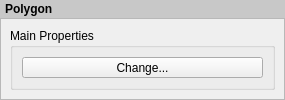
<?xml version="1.0" encoding="UTF-8"?>
<ui version="4.0">
 <class>QgsLayoutPolygonWidgetBase</class>
 <widget class="QWidget" name="QgsLayoutPolygonWidgetBase">
  <property name="geometry">
   <rect>
    <x>0</x>
    <y>0</y>
    <width>285</width>
    <height>100</height>
   </rect>
  </property>
  <property name="windowTitle">
   <string>Form</string>
  </property>
  <layout class="QVBoxLayout" name="verticalLayout">
   <property name="spacing">
    <number>0</number>
   </property>
   <property name="leftMargin">
    <number>0</number>
   </property>
   <property name="topMargin">
    <number>0</number>
   </property>
   <property name="rightMargin">
    <number>0</number>
   </property>
   <property name="bottomMargin">
    <number>0</number>
   </property>
   <item>
    <widget class="QLabel" name="label_2">
     <property name="sizePolicy">
      <sizepolicy hsizetype="Preferred" vsizetype="Maximum">
       <horstretch>0</horstretch>
       <verstretch>0</verstretch>
      </sizepolicy>
     </property>
     <property name="styleSheet">
      <string notr="true">padding: 2px; font-weight: bold; background-color: rgb(200, 200, 200);</string>
     </property>
     <property name="text">
      <string>Polygon</string>
     </property>
    </widget>
   </item>
   <item>
    <widget class="QgsScrollArea" name="scrollArea">
     <property name="widgetResizable">
      <bool>true</bool>
     </property>
     <widget class="QWidget" name="scrollAreaWidgetContents">
      <property name="geometry">
       <rect>
        <x>0</x>
        <y>0</y>
        <width>269</width>
        <height>92</height>
       </rect>
      </property>
      <layout class="QVBoxLayout" name="mainLayout">
       <item>
        <widget class="QgsCollapsibleGroupBoxBasic" name="groupBox">
         <property name="focusPolicy">
          <enum>Qt::StrongFocus</enum>
         </property>
         <property name="title">
          <string>Main Properties</string>
         </property>
         <property name="syncGroup" stdset="0">
          <string notr="true">composeritem</string>
         </property>
         <property name="collapsed" stdset="0">
          <bool>false</bool>
         </property>
         <layout class="QGridLayout" name="gridLayout">
          <item row="0" column="0">
           <widget class="QgsSymbolButton" name="mPolygonStyleButton">
            <property name="sizePolicy">
             <sizepolicy hsizetype="Expanding" vsizetype="Fixed">
              <horstretch>0</horstretch>
              <verstretch>0</verstretch>
             </sizepolicy>
            </property>
            <property name="text">
             <string>Change...</string>
            </property>
           </widget>
          </item>
         </layout>
        </widget>
       </item>
      </layout>
     </widget>
    </widget>
   </item>
  </layout>
 </widget>
 <customwidgets>
  <customwidget>
   <class>QgsScrollArea</class>
   <extends>QScrollArea</extends>
   <header>qgsscrollarea.h</header>
   <container>1</container>
  </customwidget>
  <customwidget>
   <class>QgsCollapsibleGroupBoxBasic</class>
   <extends>QGroupBox</extends>
   <header>qgscollapsiblegroupbox.h</header>
   <container>1</container>
  </customwidget>
  <customwidget>
   <class>QgsSymbolButton</class>
   <extends>QToolButton</extends>
   <header>qgssymbolbutton.h</header>
  </customwidget>
 </customwidgets>
 <tabstops>
  <tabstop>scrollArea</tabstop>
  <tabstop>groupBox</tabstop>
  <tabstop>mPolygonStyleButton</tabstop>
 </tabstops>
 <resources/>
 <connections/>
</ui>
